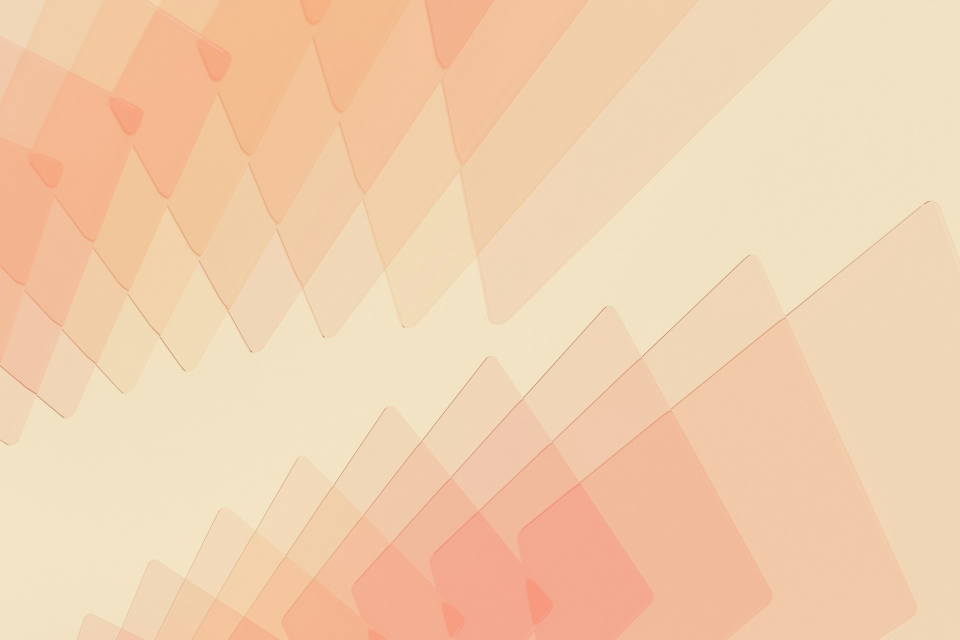
#> input picture assets/wallpaper.jpg, 1920 x 1280 px (shown at 1/2 size)
$ python mkwallpaper.py ../assets/wallpaper.jpg ../assets/wallpaper.jpg
#> lines starting #> are read from the running program, lines starting #| are printed output that depends on the picture
#!/usr/bin/env python3
"""AquaOS: convert the wallpaper image into a raw RGB file (1920x1080)."""
import sys
from PIL import Image

WALL_W, WALL_H = 1920, 1080


def main():
    src, dst = sys.argv[1], sys.argv[2]
    im = Image.open(src).convert("RGB")
#> im is the input picture: PIL image 1920x1280 RGB; mean R, G, B 241.3, 207, 173.8
    sw, sh = im.size
#> sw = 1920; sh = 1280
    scale = max(WALL_W / sw, WALL_H / sh)
#> scale = 1
    if scale != 1.0:
        im = im.resize((max(WALL_W, round(sw * scale)), max(WALL_H, round(sh * scale))),
                       Image.LANCZOS)
    x = (im.width - WALL_W) // 2
#> x = 0
    y = (im.height - WALL_H) // 2
#> y = 100
    im = im.crop((x, y, x + WALL_W, y + WALL_H))
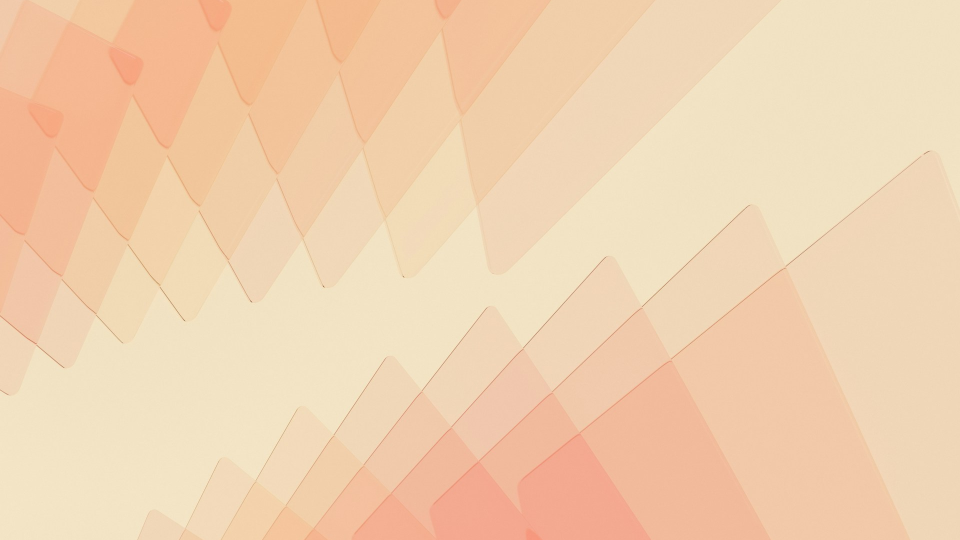
#> im: PIL image 1920x1080 RGB (shown at 1/2 size); mean R, G, B 241.2, 208.7, 175.7
    with open(dst, "wb") as f:
        f.write(im.tobytes())
    print(f"wallpaper.raw: {src} -> {dst} ({WALL_W}x{WALL_H} RGB)")


if __name__ == "__main__":
    main()
